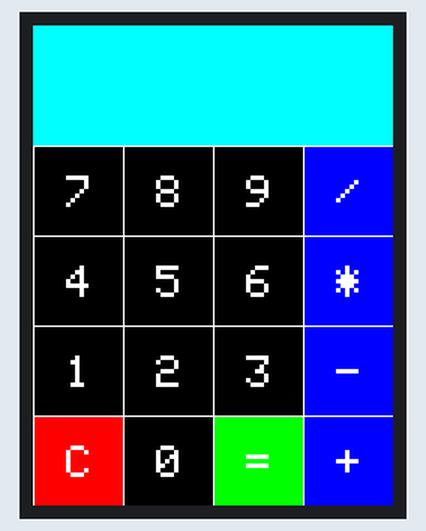
This sketch was run on a simulated Arduino Uno, built with avr-gcc and run on an emulated ATmega328P. On the bench: 240×320 colour display.

Above: at 0.3 s.

The sketch:

Water_Level_Indicator.ino
```cpp
//FOR 2.8" TFT
#include <Adafruit_GFX.h>
//#include <Adafruit_TFTLCD.h>
#include<Fonts/FreeSerifBold9pt7b.h>
#include "TouchScreen.h"
#include <EEPROM.h>
#include <MCUFRIEND_kbv.h>
//MCUFRIEND_kbv tft;

/*
//FOR 2.4" TFT
#include <SPI.h>          // f.k. for Arduino-1.5.2
#include "Adafruit_GFX.h"// Hardwares-specific library
#include <MCUFRIEND_kbv.h>
#include <Adafruit_TFTLCD.h>
#include<Fonts/FreeSerifBold9pt7b.h>
#include "TouchScreen.h"
//MCUFRIEND_kbv tft;
*/

#define LCD_CS A3 // Chip Select goes to Analog 3
#define LCD_CD A2 // Command/Data goes to Analog 2
#define LCD_WR A1 // LCD Write goes to Analog 1
#define LCD_RD A0 // LCD Read goes to Analog 0
#define LCD_RESET A4 // LCD Reset goes to Analog 4

#define YP A3  // must be an analog pin, use "An" notation!
#define XM A2  // must be an analog pin, use "An" notation!
#define YM 9   // can be a digital pin
#define XP 8   // can be a digital pin

#define TS_MINX 140
#define TS_MINY 120
#define TS_MAXX 900
#define TS_MAXY 940

// For better pressure precision, we need to know the resistance
// between X+ and X- Use any multimeter to read it
// For the one we're using, its 300 ohms across the X plate
TouchScreen ts = TouchScreen(XP, YP, XM, YM, 300);

// When using the BREAKOUT BOARD only, use these 8 data lines to the LCD:
// For the Arduino Uno, Duemilanove, Diecimila, etc.:
//   D0 connects to digital pin 8  (Notice these are
//   D1 connects to digital pin 9   NOT in order!)
//   D2 connects to digital pin 2
//   D3 connects to digital pin 3
//   D4 connects to digital pin 4
//   D5 connects to digital pin 5
//   D6 connects to digital pin 6
//   D7 connects to digital pin 7

// Assign human-readable names to some common 16-bit color values:
#define BLACK   0x0000
#define BLUE    0x001F
#define RED     0xF800
#define GREEN   0x07E0
#define CYAN    0x07FF
#define MAGENTA 0xF81F
#define YELLOW  0xFFE0
#define WHITE   0xFFFF
#define ROZ     0xFBE0
#define LIGHT_GRAY 0xBDF7
#define DARK_GRAY 0x7BEF

#define MINPRESSURE 100
#define MAXPRESSURE 1000

//FOR 2.8" TFT
 MCUFRIEND_kbv tft(LCD_CS, LCD_CD, LCD_WR, LCD_RD, LCD_RESET);
TSPoint p;

//PIN Alias
const int analogPin = A5;   //The pin that the potentiometer is attached to
const int VCC = 10;   //Series of diode
const int Buzzer = 12;  //Buzzer

unsigned int sensorReading = 0;
unsigned int accurate_sensorReading = 0;
int sensor_high = 950;
int sensor_low = 40;
boolean buzzer_mute = false;
char halfSec = 0;
int beepTime;
int ledLevel = 10;
int currentLevel = 0;
int previousLevel = 0;
int x = 0;
boolean screenTouched = false;

int currentmillis = 0;
int halfSecMillis = 0;

String symbol[4][4] = {
  { "7", "8", "9", "/" },
  { "4", "5", "6", "*" },
  { "1", "2", "3", "-" },
  { "C", "0", "=", "+" }
};

void setup()
{
  Serial.begin(9600);

  tft.reset();

  uint16_t identifier = tft.readID();

  tft.begin(identifier);

  draw_BoxNButtons();
  /*
  tft.setFont(&FreeSerifBold9pt7b);

  tft.fillScreen(BLACK);
  tft.setTextColor(WHITE);


  pinMode(Buzzer,OUTPUT);
  pinMode(13,OUTPUT);
  digitalWrite(Buzzer,HIGH);
  delay(1000);
  digitalWrite(Buzzer,LOW);
 bootScreen();
  //Reading Sensor High from EEPROM
  if(EEPROM.read(0) == 'H')
    {
      EEPROM.get(1,sensor_high);
    }
  //Reading Sensor Low from EEPROM
  if(EEPROM.read(10) == 'L')
    {
      EEPROM.get(11,sensor_low);
    }

  updateDisplay(currentLevel);
  */
}

void loop()
{
  /*
  currentmillis = millis();   //Get current millis
  if(currentmillis - halfSecMillis >= 500)
        {
            halfSecMillis = currentmillis;
            halfSec++;
        }

  digitalWrite(13, HIGH);
  p = ts.getPoint();
  digitalWrite(13, LOW);

  pinMode(XM, OUTPUT);
  pinMode(YP, OUTPUT);

  if (p.z > MINPRESSURE && p.z < MAXPRESSURE)
    {
     // p.x = tft.width()-(map(p.x, TS_MINX, TS_MAXX, tft.width(), 0));
     // p.y = tft.height()-(map(p.y, TS_MINY, TS_MAXY, tft.height(), 0));
     // if(p.x > 120 && p.x < 220)
       // {
         // if(p.y > 280 && p.y < 310)
          //  {
              if(buzzer_mute)
                {
                  buzzer_mute = false;
                  updateDisplay(currentLevel);
                }
              else
                {
                  buzzer_mute = true;
                  updateDisplay(currentLevel);
                }

         // else if(p.y > 110 && p.y < 210)
          //  {
              //calibrate();
            //}
       // }
    }

  if(halfSec % 10 == 0)
  {
    //10 sec completed. Check level.
    pinMode(VCC,OUTPUT);
    pinMode(analogPin,INPUT);
    //Turn on 5 volt
    digitalWrite(VCC,HIGH);
    delay(1000);
    //Read the potentiometer and get average
    accurate_sensorReading = 0;
    for(int t = 0; t < 5; t++)
      {
         sensorReading = 0;
         for(int readings = 0; readings < 5; readings++)
          {
            sensorReading = sensorReading + analogRead(analogPin);
            delay(50);
          }
         //Find Average to get final result
         sensorReading = (int)sensorReading/5;
         accurate_sensorReading = accurate_sensorReading + sensorReading;
         delay(100);
      }

    accurate_sensorReading = (int)accurate_sensorReading/5;

    Serial.println(accurate_sensorReading);

    //TABLE
    if(accurate_sensorReading < 160)
      ledLevel = 0;
    else if(accurate_sensorReading >= 160 && accurate_sensorReading < 217)
      ledLevel = 1;
    else if(accurate_sensorReading >= 217 && accurate_sensorReading < 287)
      ledLevel = 2;
    else if(accurate_sensorReading >= 287 && accurate_sensorReading < 357)
      ledLevel = 3;
    else if(accurate_sensorReading >= 357 && accurate_sensorReading < 427)
      ledLevel = 4;
    else if(accurate_sensorReading >= 427&& accurate_sensorReading < 497)
      ledLevel = 5;
    else if(accurate_sensorReading >= 497 && accurate_sensorReading <567)  //638)
      ledLevel = 6;
    else if(accurate_sensorReading >= 567 && accurate_sensorReading <637) //716
      ledLevel = 7;
    else if(accurate_sensorReading >= 637 && accurate_sensorReading < 707) //756
      ledLevel = 8;
    else if(accurate_sensorReading >= 707 && accurate_sensorReading < 777)
      ledLevel = 9;
    else
      ledLevel = 10;

    currentLevel = ledLevel * 10;

    if(currentLevel != previousLevel)
      {
        updateDisplay(currentLevel);
        previousLevel = currentLevel;
      }
    //Turn off and reverse voltage for depolarization
    digitalWrite(VCC,LOW);
    pinMode(VCC,INPUT);
    pinMode(analogPin,OUTPUT);
    digitalWrite(analogPin,HIGH);
    delay(1750);
    digitalWrite(analogPin,LOW);
  }
  if(halfSec == 30)
  {
    if(ledLevel > 8)
    {
      if(!buzzer_mute)
      {
        digitalWrite(Buzzer,HIGH);
        delay(3000);
        digitalWrite(Buzzer,LOW);
        delay(1000);
      }
    }
  }
  if(halfSec == 60)
  {
    if(ledLevel > 8 || ledLevel < 2)
    {
      if(!buzzer_mute)
      {
        digitalWrite(Buzzer,HIGH);
        delay(3000);
        digitalWrite(Buzzer,LOW);
        delay(1000);
      }
    }
  }
  if(halfSec == 90)
  {
    if(ledLevel > 8)
    {
      if(buzzer_mute)
      {
        digitalWrite(Buzzer,HIGH);
        delay(3000);
        digitalWrite(Buzzer,LOW);
        delay(1000);
      }
    }
  }
  if(halfSec == 120)
  {
    //Play animation
    int color;
    switch(random(3))
      {
        case 0:
          color = RED;
          break;
        case 1:
          color = BLUE;
          break;
        case 2:
          color = YELLOW;
          break;
        case 3:
          color = GREEN;
          break;
        default:
          color = CYAN;
      }
    tft.fillScreen(BLACK);

    testFilledCircles(10, color);
    delay(1000);
    testCircles(10, WHITE);
    delay(1000);

    updateDisplay(currentLevel);

    //Reset half sec counter
    halfSec = 0;
    if(ledLevel >= 8 || ledLevel <= 2)
    {
      if(buzzer_mute)
      {
        digitalWrite(Buzzer,HIGH);
        delay(3000);
        digitalWrite(Buzzer,LOW);
        delay(1000);
      }
    }
  }
*/
}

void updateDisplay(int level)
{
  tft.fillScreen(WHITE);
  tft.setTextColor(BLACK);
  tft.fillRect(0, 0, 101, tft.height(), BLACK);
  int ledHeight = tft.height()/10;
  int offset = 3;
  int count = level/10;

  for(int i = 1; i <= 10; i++)
  {
    if(i<=count)
    {
      if(i <= 2)
      {
        tft.fillRect(0+offset, tft.height() - (i*ledHeight) + offset, 100 - (2*offset), ledHeight - (2*offset), RED);
        tft.fillRect(101, tft.height() - (i*ledHeight), tft.width() - 102, ledHeight, CYAN);
      }
      else if(i > 2 && i <= 8)
      {
        tft.fillRect(0+offset, tft.height() - (i*ledHeight) + offset, 100 - (2*offset), ledHeight - (2*offset), YELLOW);
        tft.fillRect(101, tft.height() - (i*ledHeight), tft.width() - 102, ledHeight, CYAN);
      }
      else
      {
        tft.fillRect(0+offset, tft.height() - (i*ledHeight) + offset, 100 - (2*offset), ledHeight - (2*offset), GREEN);
        tft.fillRect(101, tft.height() - (i*ledHeight), tft.width() - 102, ledHeight, CYAN);
      }
    }
    else
    {
      tft.fillRect(0+offset, tft.height() - (i*ledHeight) + offset, 100 - (2*offset), ledHeight - (2*offset), LIGHT_GRAY);
      tft.fillRect(101, tft.height() - (i*ledHeight), tft.width() - 102, ledHeight, WHITE);
    }
  }

  tft.setCursor(111, 90);
  tft.setTextSize(2);
  tft.print("LEVEL");

  tft.setCursor(123, 235);
  tft.setTextSize(1);
  tft.print("(PERCENT)");

  tft.fillRect(118, 278, 104, 34, BLACK);
  tft.fillRect(120, 280, 100, 30, ROZ);

  if(buzzer_mute == false)
    {
      tft.setCursor(143, 300);
      tft.setTextSize(1);
      tft.print("MUTE");
    }
  else
    {
      tft.setCursor(127, 300);
      tft.setTextSize(1);
      tft.print("UN-MUTE");
    }

  if(level < 100)
  {
    tft.drawSevenSegNumber(level,2,110,110,100,10,BLACK);
  }
  else
  {
    tft.drawSevenSegNumber(100,3,82,120,80,7,BLACK);
  }
}

unsigned long testFilledCircles(uint8_t radius, uint16_t color) {
  unsigned long start;
  int x, y, w = tft.width(), h = tft.height(), r2 = radius * 2;

  tft.fillScreen(BLACK);
  start = micros();
  for(x=radius; x<w; x+=r2) {
    for(y=radius; y<h; y+=r2) {
      tft.fillCircle(x, y, radius, color);
    }
  }

  return micros() - start;
}

unsigned long testCircles(uint8_t radius, uint16_t color) {
  unsigned long start;
  int           x, y, r2 = radius * 2,
                w = tft.width()  + radius,
                h = tft.height() + radius;

  // Screen is not cleared for this one -- this is
  // intentional and does not affect the reported time.
  start = micros();
  for(x=0; x<w; x+=r2) {
    for(y=0; y<h; y+=r2) {
      tft.drawCircle(x, y, radius, color);
    }
  }
  return micros() - start;
}

void bootScreen()
{
  //testLines(CYAN);
  tft.setTextSize(2);
  tft.setCursor(52+3, 90-50);
  tft.print("EAGLE");
  tft.setCursor(25+3, 120-50);
  tft.print("CONTROL");
  tft.setCursor(32+3, 150-50);
  tft.print("SYSTEMS");
  tft.setTextSize(1);
  tft.setCursor(33, 150+120+5);
  tft.print("Helpline : 9819895913");
  tft.setCursor(7, 150+20+123+5);
  tft.print("www. eaglecontrolsystems. in");
  for(int i = 0; i<=4; i++)
    {
      tft.fillCircle(tft.width()/2, 150+32, 70, RED);
      delay(1000);
      tft.fillCircle(tft.width()/2, 150+32, 60, GREEN);
      delay(1000);
      tft.fillCircle(tft.width()/2, 150+32, 50, BLUE);
      delay(1000);
      tft.fillCircle(tft.width()/2, 150+32, 40, YELLOW);
      delay(1000);
      tft.fillCircle(tft.width()/2, 150+32, 30, MAGENTA);
      delay(1000);
      tft.fillCircle(tft.width()/2, 150+32, 20, WHITE);
      delay(1000);
      tft.fillCircle(tft.width()/2, 150+32, 10, CYAN);
      delay(1000);
    }
  tft.fillScreen(BLACK);
  tft.setTextSize(2);
  tft.setCursor(22, 150+15);
  tft.print("WELCOME");
  delay(3000);
}

void calibrate()
{
  int currentTime, entryTime;
  tft.fillScreen(WHITE);
  tft.setTextColor(BLACK);
  tft.fillRect(tft.width()/2-52, 278, 104, 34, BLACK);
  tft.fillRect(tft.width()/2-50, 280, 100, 30, ROZ);
  tft.setCursor(tft.width()/2-20, 300);
  tft.setTextSize(1);
  tft.print("SUB");

  tft.fillRect(tft.width()/2-52, 15, 104, 34, BLACK);
  tft.fillRect(tft.width()/2-50, 17, 100, 30, ROZ);
  tft.setCursor(tft.width()/2-20, 37);
  tft.setTextSize(1);
  tft.print("ADD");

  if(currentLevel < 100)
    tft.drawSevenSegNumber(currentLevel,2,70,100,80,8,BLUE);
  else
    tft.drawSevenSegNumber(currentLevel,3,70,100,80,8,BLUE);

  tft.setTextColor(RED);
  tft.setCursor(0, 220);
  tft.setTextSize(1);
  tft.print("   Calibration can only be done at 100% of water level!");

  currentTime = millis();
  entryTime = millis();

  while(currentTime - entryTime < 10000)
    {
      //delay(500);
      currentTime = millis();

      digitalWrite(13, HIGH);
      p = ts.getPoint();
      digitalWrite(13, LOW);

      pinMode(XM, OUTPUT);
      pinMode(YP, OUTPUT);

      if (p.z > MINPRESSURE && p.z < MAXPRESSURE)
        {
          p.x = tft.width()-(map(p.x, TS_MINX, TS_MAXX, tft.width(), 0));
          p.y = tft.height()-(map(p.y, TS_MINY, TS_MAXY, tft.height(), 0));
          if(p.x > (tft.width()/2-52) && p.x < (tft.width()/2+52))
            {
              if(p.y > 280 && p.y < 310)
                {
                  entryTime = millis();
                  if(currentLevel > 10)
                    currentLevel = currentLevel - 10;
                  if(currentLevel == 10)
                    {
                      pinMode(VCC,OUTPUT);
                      pinMode(analogPin,INPUT);
                      //Turn on 5 volt
                      digitalWrite(VCC,HIGH);
                      delay(1000);
                      //Read the potentiometer and get average
                      sensorReading = 0;
                      for(int readings = 0; readings < 5; readings++)
                        {
                          sensorReading = sensorReading + analogRead(analogPin);
                          delay(50);
                        }
                      //Find Average to get final result
                      sensorReading = (int)sensorReading/5;
                      sensor_low = sensorReading;
                      EEPROM.write(10,'L');
                      EEPROM.put(11,sensor_low);
                      tft.fillRect(0,200,tft.width(),50,WHITE);
                      tft.setCursor(0, 220);
                      tft.setTextSize(1);
                      tft.print("LOWER LEVEL CALIBRATED ...!");
                    }
                  tft.fillRect(0,100, tft.width(), 100, WHITE);
                  tft.drawSevenSegNumber(currentLevel,2,70,100,80,8,BLUE);
                }
              else if(p.y > 17 && p.y < 47)
                {
                  entryTime = millis();
                  if(currentLevel < 100)
                    currentLevel = currentLevel + 10;
                  if(currentLevel == 100)
                    {
                      pinMode(VCC,OUTPUT);
                      pinMode(analogPin,INPUT);
                      //Turn on 5 volt
                      digitalWrite(VCC,HIGH);
                      delay(1000);
                      //Read the potentiometer and get average
                      sensorReading = 0;
                      for(int readings = 0; readings < 5; readings++)
                        {
                          sensorReading = sensorReading + analogRead(analogPin);
                          delay(50);
                        }
                      //Find Average to get final result
                      sensorReading = (int)sensorReading/5;
                      sensor_high = sensorReading;
                      EEPROM.write(0,'H');
                      EEPROM.put(1,sensor_high);
                      tft.fillRect(0,200,tft.width(),50,WHITE);
                      tft.setCursor(0, 220);
                      tft.setTextSize(1);
                      tft.print("HIGHER LEVEL CALIBRATED ...!");
                      tft.fillRect(0,100, tft.width(), 100, WHITE);
                      tft.drawSevenSegNumber(currentLevel,3,70,100,80,8,BLUE);
                    }
                  else
                    {
                      tft.fillRect(0,100, tft.width(), 100, WHITE);
                      tft.drawSevenSegNumber(currentLevel,2,70,100,80,8,BLUE);
                    }
                }
            }
        }
    }
  updateDisplay(currentLevel);
}

void draw_BoxNButtons()
{
  //Draw the Result Box
  tft.fillRect(0, 0, 240, 80, CYAN);

 //Draw First Column
  tft.fillRect  (0,260,60,60,RED);
  tft.fillRect  (0,200,60,60,BLACK);
  tft.fillRect  (0,140,60,60,BLACK);
  tft.fillRect  (0,80,60,60,BLACK);

 //Draw Third Column
  tft.fillRect  (120,260,60,60,GREEN);
  tft.fillRect  (120,200,60,60,BLACK);
  tft.fillRect  (120,140,60,60,BLACK);
  tft.fillRect  (120,80,60,60,BLACK);

  //Draw Secound & Fourth Column
  for (int b=260; b>=80; b-=60)
 { tft.fillRect  (180,b,60,60,BLUE);
   tft.fillRect  (60,b,60,60,BLACK);}

  //Draw Horizontal Lines
  for (int h=80; h<=320; h+=60)
  tft.drawFastHLine(0, h, 240, WHITE);

  //Draw Vertical Lines
  for (int v=0; v<=240; v+=60)
  tft.drawFastVLine(v, 80, 240, WHITE);

  //Display keypad lables
  for (int j=0;j<4;j++) {
    for (int i=0;i<4;i++) {
      tft.setCursor(22 + (60*i), 100 + (60*j));
      tft.setTextSize(3);
      tft.setTextColor(WHITE);
      tft.println(symbol[j][i]);
    }
  }
}
```
